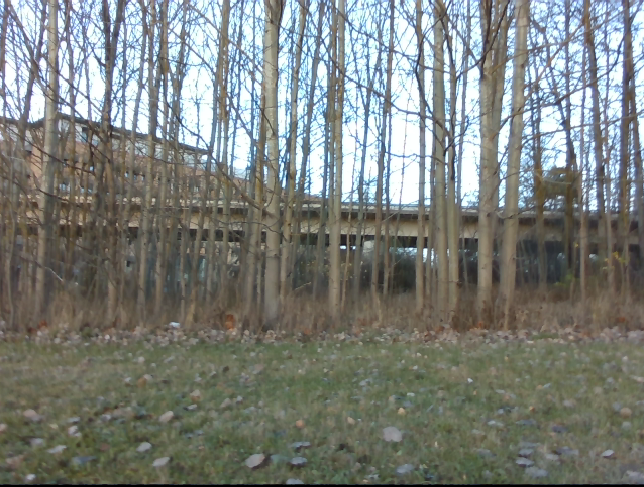
#> input picture am_vision/samples/p3_color.png, 644 x 487 px
$ python color_seg.py   (older library calls are emulated)
#> lines starting #> are read from the running program, lines starting #| are printed output that depends on the picture; after the words box and inside, x2 and y2 are one past the last pixel; in counts of white or black regions, pixels touching at a corner belong together
#! /usr/bin/python

'''
 Non-learning visual lawn boundary detector using color segmentation.
 Input: RGB image and optionally the depth image.
 Output: labelled boundary or the suggested drving away direction.
 Pipeline (mainly):
 	1. Color thresholding.
 	2. Morphology mask processing.
 	3. Filtering with requirements on contour.

 Note:
 	1. Trade-off between robustness and efficiency.
 	2. The overall rigidity depends on all procedures in the pipeline.
 TODO:
 	1. Automate color sampling.

'''

import cv2
import numpy as np


# Load the image.
src = cv2.imread("../samples/p3_color.png")
#> src is the input picture: shape (487, 644, 3); mean B, G, R 122.2, 127.2, 122.8
# Check if the image is properly loaded.
if not src.data:
    print("Image not loaded correctly.")
# Show source image
cv2.imshow('Source Image', src)
cv2.waitKey(0)

# # Display the edges detected by Canny operator.
# edges = cv2.Canny(src,100,200)
# cv2.imshow('Canny Edge on Source Image', edges)
# cv2.waitKey(0)

# Blur the image.
# src_blur = cv2.blur(src,(6,6))
# # src_blur = cv2.GaussianBlur(src,(5,5),0)
# # src_blur = cv2.bilateralFilter(src,9,75,75)
# src = src_blur
# cv2.imshow('Source Image Blurred', src_blur)
# cv2.waitKey(0)

# Convert to the HSV space.
src_hsv = cv2.cvtColor(src, cv2.COLOR_RGB2HSV)
#> src_hsv: shape (487, 644, 3); mean H, S, V 70, 44.2, 134.5

# *********************************************************
# The color mask tunning can be automated by auto-sampling.
# Strategy: set the boundary to let in 95% of inliners.
# Potential Automating block 1.
# Produce the mask.
green_lower = np.array([0, 5, 50])
green_upper = np.array([100, 120, 200])

mask_green = cv2.inRange(src_hsv, green_lower, green_upper)
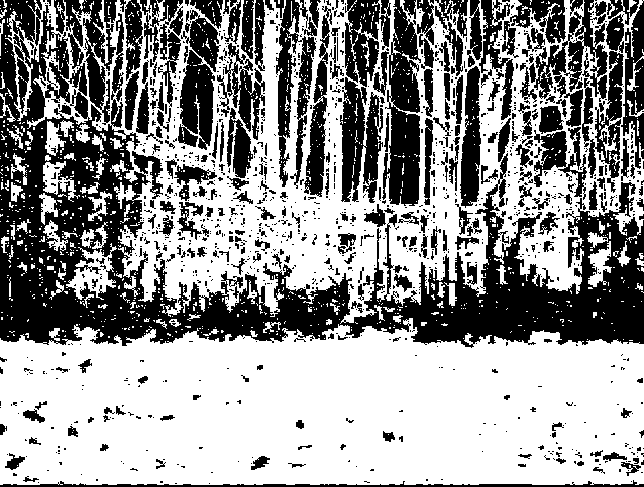
#> mask_green: shape (487, 644); 58.6% white; 1254 black regions (1002 under 20 px), largest, box (x1, y1, x2, y2) and area: (0, 0, 644, 348) 62044, (382, 0, 421, 206) 5153, (529, 0, 608, 127) 3459
cv2.imshow("Green Mask Before Morphology", mask_green)
cv2.waitKey(0)


# Define kernels for morphology
# kernel1 = np.array([[1,1,1,1,1],
#                     [1,1,1,1,1],
#                     [1,1,1,1,1],
#                     [1,1,1,1,1],
#                     [1,1,1,1,1]], np.uint8)
kernel2 = np.ones((2, 2), np.uint8)
kernel3 = np.ones((3, 3), np.uint8)
kernel4 = np.ones((4, 4), np.uint8)
kernel5 = np.ones((5, 5), np.uint8)


# ***************************************************
# The morphology tunning may not be easily automated.
# Strategy: find a set of universally optimal parameters.
# Morphology part, could tune the parameter "iterations"
mask_green = cv2.erode(mask_green, kernel4, iterations = 3)
#> mask_green: shape (487, 644); 21.2% white; 73 white regions (42 under 20 px), largest, box (x1, y1, x2, y2) and area: (0, 335, 644, 482) 63564, (296, 246, 324, 284) 457, (306, 200, 341, 232) 339
mask_green = cv2.dilate(mask_green, kernel3, iterations = 4)
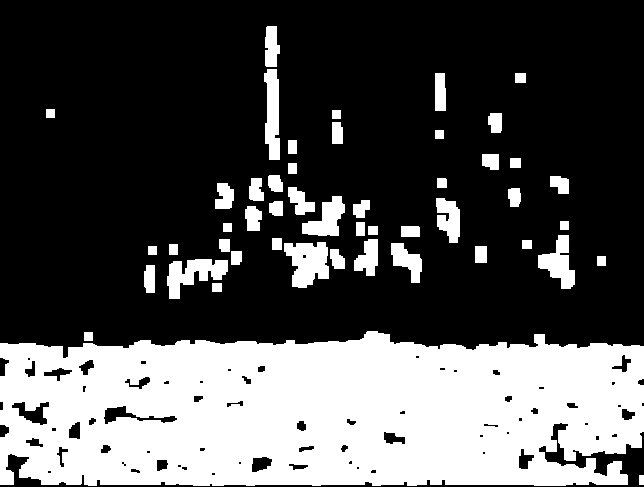
#> mask_green: shape (487, 644); 32% white; 49 white regions, largest, box (x1, y1, x2, y2) and area: (0, 331, 644, 486) 85200, (284, 242, 329, 288) 1470, (167, 259, 228, 299) 1292
# mask_green = cv2.erode(mask_green, kernel4, iterations = 1)
# mask_green = cv2.erode(mask_green, kernel2, iterations = 2)
mask_green = cv2.morphologyEx(mask_green, cv2.MORPH_CLOSE, kernel3)
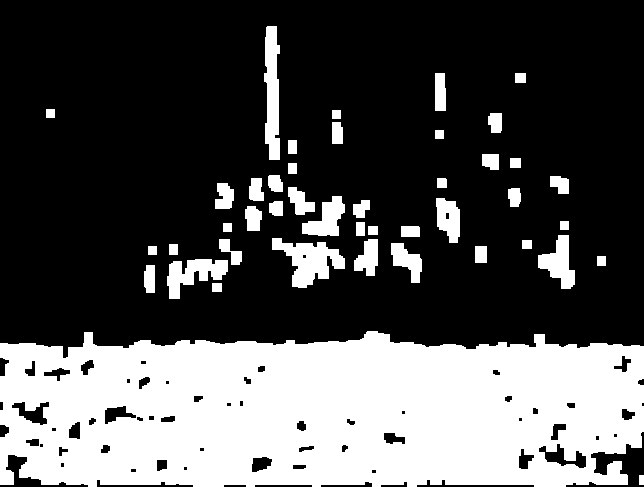
#> mask_green: shape (487, 644); 32.2% white; 44 white regions, largest, box (x1, y1, x2, y2) and area: (0, 331, 644, 487) 85839, (272, 238, 345, 288) 1852, (264, 26, 280, 160) 1646
mask_green = cv2.morphologyEx(mask_green, cv2.MORPH_CLOSE, kernel3)

cv2.imshow("Green Mask After Morphology", mask_green)
cv2.waitKey(0)

img_color_threshold = cv2.bitwise_and(src, src, mask = mask_green)
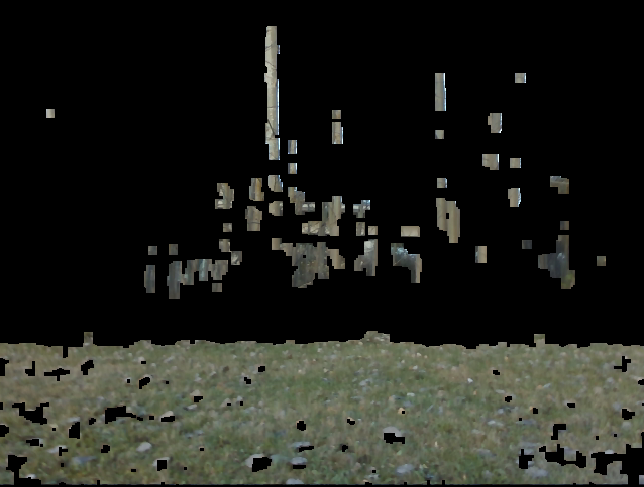
#> img_color_threshold: shape (487, 644, 3); mean B, G, R 28.2, 33.7, 32.4

cv2.imshow("Within color threshold", img_color_threshold)
cv2.waitKey(0)

# Two threshold values, minVal and maxVal.
# Any edges with intensity gradient more than maxVal are sure to be edges
# and those below minVal are sure to be non-edges, so discarded.
# Those who lie between these two thresholds are classified edges or
# non-edges based on their connectivity.
# If they are connected to sure-edge pixels, they are considered to be part of edges.
# Otherwise, they are also discarded.
edges = cv2.Canny(mask_green, 100, 200, L2gradient=True)
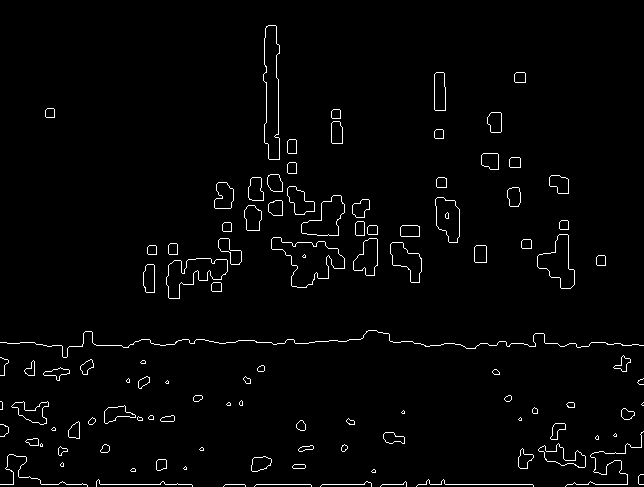
#> edges: shape (487, 644); 2% white in thin lines or dots
edges = cv2.morphologyEx(edges, cv2.MORPH_CLOSE, kernel4)
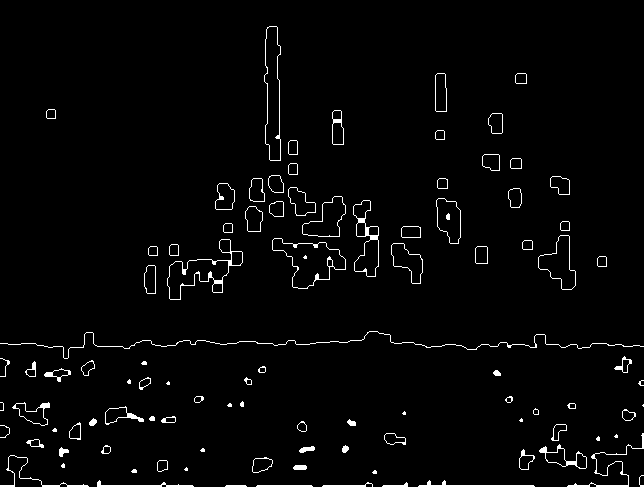
#> edges: shape (487, 644); 2.5% white in thin lines or dots
_, contours, hierarchy = cv2.findContours(edges, cv2.RETR_TREE, cv2.CHAIN_APPROX_SIMPLE)
#> contours = 171 contours, 25 with area under 20; largest, box (x1, y1, x2, y2) and area: (272, 238, 346, 289) 1939, (272, 238, 346, 289) 1854, (167, 239, 243, 300) 1756, (264, 26, 281, 161) 1651, (264, 26, 281, 161) 1638
# contours = cv2.findContours(mask_total.copy(), cv2.RETR_TREE, cv2.CHAIN_APPROX_SIMPLE)[-2]

cv2.imshow('Canny Edge on Threshold Image', edges)
cv2.waitKey(0)

# Draw the contours before area check.
src_contour = cv2.drawContours(src.copy(), contours, -1, (0,255,0), 1)
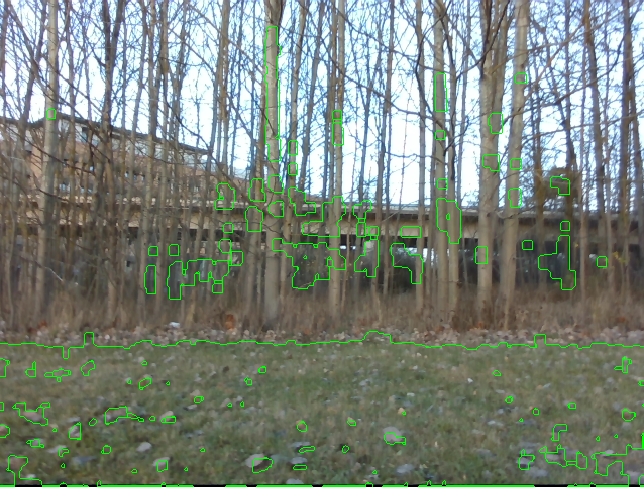
#> src_contour: shape (487, 644, 3); mean B, G, R 120.3, 130.8, 120.7
cv2.imshow("Contours", src_contour)
cv2.waitKey(0)

# contour area restriction
# large_area = 2500
area_min = 900
length_min = 500

# Create the queue to contain the selected contours.
lawn_contour = []

if len(contours) > 0:
	i = -1
	for cnt in contours:
		i += 1
		area = cv2.contourArea(cnt)
		length = cv2.arcLength(cnt,True)

		# if (area < area_min):
		# 	continue

		if length < length_min:
			continue

		print("Got a contour!")
		lawn_contour.append(cnt)
		print('The area is %.3f' % area )
		print('The length is %.3f' % length)
		# Print the first child contour and the parent contour
		# print(hierarchy[0][i][2])
		if hierarchy[0][i][3] > 0:
			print('Has the parent contour no. %d' % hierarchy[0][i][3])
		print('\n')
#> this loop made 171 passes
#> (area, length) on passes 3 to 5: (31.5, 55.07), (45, 109.3), (142, 247)
#| Got a contour!
#| The area is 19.000
#| The length is 1566.181
#> after the loop, i = 170; lawn_contour = 1 contour, all with area under 20
else:
	print('No contour fouond before examining the shapes.')

# Draw all the passed contours
src_contour_dst = cv2.drawContours(src, lawn_contour, -1, (0,255,255), 5)
# Draw the contours after the area check.
cv2.imshow("Lawn Contours", src_contour_dst)
cv2.waitKey(0)


# cv2.bitwise_not(src, img_color_filtered, mask_green);

# cv2.imshow("Filtered by color threshold", img_color_filtered);
# cv2.waitKey(0);

# # Visualize the final image
# cv2.imshow("Final Result", dst);
# cv2.waitKey(0);

$ run again, with am_vision/samples/p2_color.png copied over am_vision/samples/p3_color.png
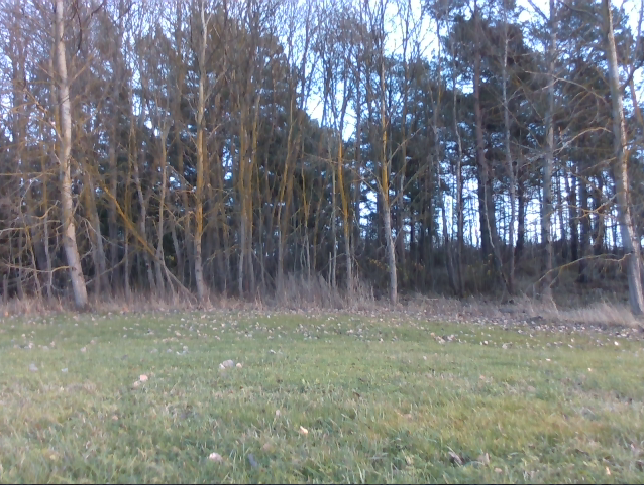
#> input picture am_vision/samples/p2_color.png, 644 x 485 px
#> src is the input picture: shape (485, 644, 3); mean B, G, R 125.3, 124, 120.8
#> src_hsv: shape (485, 644, 3); mean H, S, V 75.3, 40.9, 134.7
#> `mask_green = cv2.inRange(src_hsv, green_lower, green_upper)`:
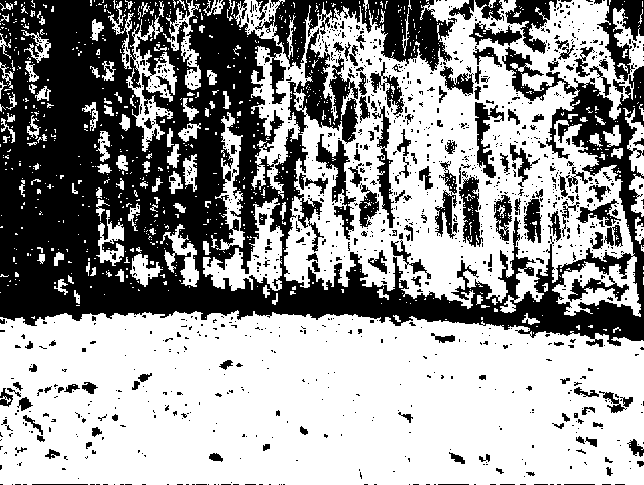
#> mask_green: shape (485, 644); 60.1% white; 1239 black regions (1078 under 20 px), largest, box (x1, y1, x2, y2) and area: (0, 0, 644, 347) 92835, (255, 0, 457, 71) 6246, (597, 0, 644, 81) 1630
#> contours = 212 contours, 34 with area under 20; largest, box (x1, y1, x2, y2) and area: (413, 179, 520, 297) 4234, (413, 92, 479, 177) 3282, (417, 92, 479, 164) 2544, (413, 235, 463, 296) 2066, (399, 176, 445, 224) 1242
#> the loop `for cnt in contours:` made 212 passes
#> (area, length) on passes 3, 8, 9: (32, 23.31), (106.5, 41.56), (102, 39.31)
#> (printed output is left out)
#> after the loop `for cnt in contours:`: i = 211; lawn_contour = 2 contours; box (x1, y1, x2, y2) and area: (413, 179, 520, 297) 4234, (0, 316, 644, 359) 330
#> `src_contour_dst = cv2.drawContours(src, lawn_contour, -1, (0,255,255),..`:
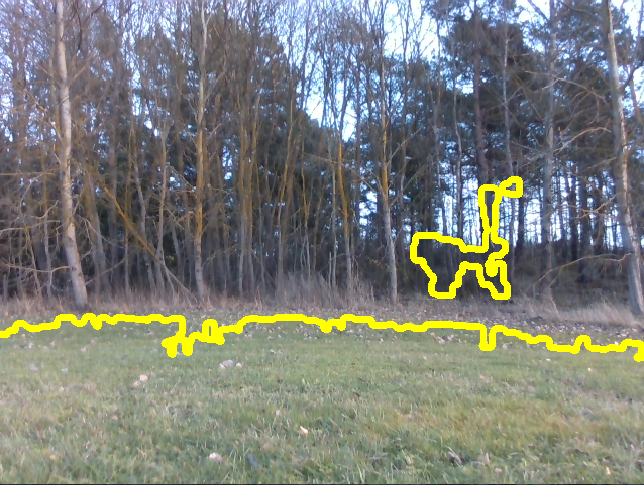
#> src_contour_dst: shape (485, 644, 3); mean B, G, R 121.4, 128.3, 125.2
